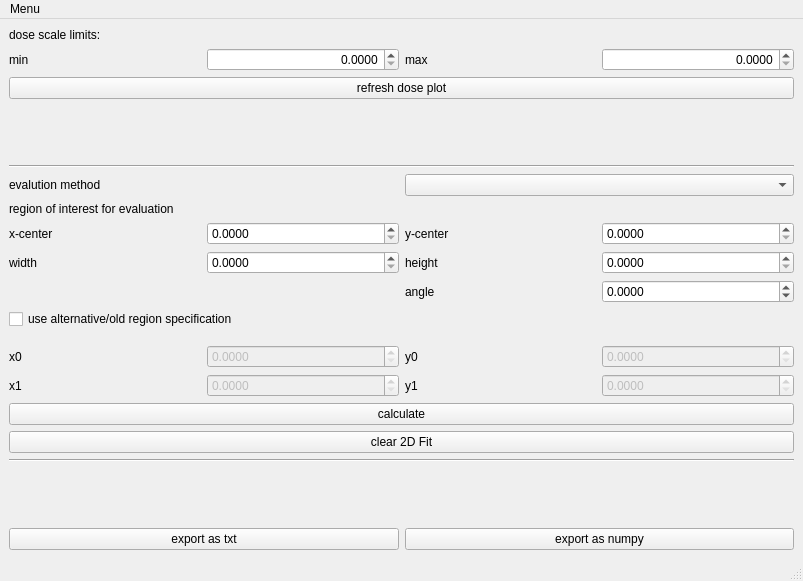
<?xml version="1.0" encoding="UTF-8"?>
<ui version="4.0">
 <class>doseWindow</class>
 <widget class="QMainWindow" name="doseWindow">
  <property name="geometry">
   <rect>
    <x>0</x>
    <y>0</y>
    <width>803</width>
    <height>581</height>
   </rect>
  </property>
  <property name="windowTitle">
   <string>Dose-Distribution</string>
  </property>
  <widget class="QWidget" name="centralwidget">
   <layout class="QHBoxLayout" name="horizontalLayout_2">
    <item>
     <layout class="QVBoxLayout" name="imageLayout"/>
    </item>
    <item>
     <layout class="QVBoxLayout" name="verticalLayout_2">
      <item>
       <widget class="QLabel" name="label">
        <property name="text">
         <string>dose scale limits:</string>
        </property>
       </widget>
      </item>
      <item>
       <layout class="QHBoxLayout" name="horizontalLayout">
        <item>
         <widget class="QLabel" name="label_2">
          <property name="text">
           <string>min</string>
          </property>
         </widget>
        </item>
        <item>
         <widget class="QDoubleSpinBox" name="doseMin">
          <property name="alignment">
           <set>Qt::AlignRight|Qt::AlignTrailing|Qt::AlignVCenter</set>
          </property>
          <property name="decimals">
           <number>4</number>
          </property>
         </widget>
        </item>
        <item>
         <widget class="QLabel" name="label_3">
          <property name="text">
           <string>max</string>
          </property>
         </widget>
        </item>
        <item>
         <widget class="QDoubleSpinBox" name="doseMax">
          <property name="alignment">
           <set>Qt::AlignRight|Qt::AlignTrailing|Qt::AlignVCenter</set>
          </property>
          <property name="decimals">
           <number>4</number>
          </property>
         </widget>
        </item>
       </layout>
      </item>
      <item>
       <widget class="QPushButton" name="refreshButton">
        <property name="text">
         <string>refresh dose plot</string>
        </property>
       </widget>
      </item>
      <item>
       <spacer name="verticalSpacer_2">
        <property name="orientation">
         <enum>Qt::Vertical</enum>
        </property>
        <property name="sizeHint" stdset="0">
         <size>
          <width>20</width>
          <height>40</height>
         </size>
        </property>
       </spacer>
      </item>
      <item>
       <widget class="Line" name="line">
        <property name="orientation">
         <enum>Qt::Horizontal</enum>
        </property>
       </widget>
      </item>
      <item>
       <layout class="QHBoxLayout" name="horizontalLayout_3">
        <property name="topMargin">
         <number>0</number>
        </property>
        <item>
         <widget class="QLabel" name="label_9">
          <property name="text">
           <string>evalution method</string>
          </property>
         </widget>
        </item>
        <item>
         <widget class="QComboBox" name="evalFunction"/>
        </item>
       </layout>
      </item>
      <item>
       <widget class="QLabel" name="label_10">
        <property name="text">
         <string>region of interest for evaluation</string>
        </property>
       </widget>
      </item>
      <item>
       <layout class="QGridLayout" name="newInputGrid">
        <property name="leftMargin">
         <number>0</number>
        </property>
        <property name="topMargin">
         <number>0</number>
        </property>
        <item row="1" column="0">
         <widget class="QLabel" name="label_5">
          <property name="text">
           <string>width</string>
          </property>
         </widget>
        </item>
        <item row="1" column="3">
         <widget class="QDoubleSpinBox" name="height">
          <property name="toolTip">
           <string>height (y-direction), not used for profile</string>
          </property>
          <property name="decimals">
           <number>4</number>
          </property>
          <property name="singleStep">
           <double>0.010000000000000</double>
          </property>
         </widget>
        </item>
        <item row="0" column="0">
         <widget class="QLabel" name="label_4">
          <property name="text">
           <string>x-center</string>
          </property>
         </widget>
        </item>
        <item row="1" column="2">
         <widget class="QLabel" name="label_7">
          <property name="text">
           <string>height</string>
          </property>
         </widget>
        </item>
        <item row="0" column="3">
         <widget class="QDoubleSpinBox" name="yCenter">
          <property name="toolTip">
           <string>y coordinate of the center of the ROI</string>
          </property>
          <property name="decimals">
           <number>4</number>
          </property>
          <property name="singleStep">
           <double>0.010000000000000</double>
          </property>
         </widget>
        </item>
        <item row="0" column="2">
         <widget class="QLabel" name="label_6">
          <property name="text">
           <string>y-center</string>
          </property>
         </widget>
        </item>
        <item row="1" column="1">
         <widget class="QDoubleSpinBox" name="width">
          <property name="toolTip">
           <string>width (x-direction) of ROI or length of profile</string>
          </property>
          <property name="decimals">
           <number>4</number>
          </property>
          <property name="singleStep">
           <double>0.010000000000000</double>
          </property>
         </widget>
        </item>
        <item row="0" column="1">
         <widget class="QDoubleSpinBox" name="xCenter">
          <property name="toolTip">
           <string>x coordinate of the center of the ROI</string>
          </property>
          <property name="decimals">
           <number>4</number>
          </property>
          <property name="singleStep">
           <double>0.010000000000000</double>
          </property>
         </widget>
        </item>
        <item row="2" column="3">
         <widget class="QDoubleSpinBox" name="angle">
          <property name="toolTip">
           <string>roation angle of ROI (counter clockwise)</string>
          </property>
          <property name="decimals">
           <number>4</number>
          </property>
          <property name="minimum">
           <double>-360.000000000000000</double>
          </property>
          <property name="maximum">
           <double>360.000000000000000</double>
          </property>
         </widget>
        </item>
        <item row="2" column="2">
         <widget class="QLabel" name="label_8">
          <property name="text">
           <string>angle</string>
          </property>
         </widget>
        </item>
       </layout>
      </item>
      <item>
       <layout class="QHBoxLayout" name="horizontalLayout_4">
        <property name="topMargin">
         <number>0</number>
        </property>
        <item>
         <widget class="QCheckBox" name="alternateSpecToggle">
          <property name="text">
           <string>use alternative/old region specification</string>
          </property>
         </widget>
        </item>
       </layout>
      </item>
      <item>
       <layout class="QGridLayout" name="oldInputGrid">
        <property name="topMargin">
         <number>10</number>
        </property>
        <item row="0" column="1">
         <widget class="QDoubleSpinBox" name="x0">
          <property name="enabled">
           <bool>false</bool>
          </property>
          <property name="decimals">
           <number>4</number>
          </property>
          <property name="singleStep">
           <double>0.010000000000000</double>
          </property>
         </widget>
        </item>
        <item row="1" column="1">
         <widget class="QDoubleSpinBox" name="x1">
          <property name="enabled">
           <bool>false</bool>
          </property>
          <property name="decimals">
           <number>4</number>
          </property>
          <property name="singleStep">
           <double>0.010000000000000</double>
          </property>
         </widget>
        </item>
        <item row="1" column="3">
         <widget class="QDoubleSpinBox" name="y1">
          <property name="enabled">
           <bool>false</bool>
          </property>
          <property name="decimals">
           <number>4</number>
          </property>
          <property name="singleStep">
           <double>0.010000000000000</double>
          </property>
         </widget>
        </item>
        <item row="0" column="3">
         <widget class="QDoubleSpinBox" name="y0">
          <property name="enabled">
           <bool>false</bool>
          </property>
          <property name="decimals">
           <number>4</number>
          </property>
          <property name="singleStep">
           <double>0.010000000000000</double>
          </property>
         </widget>
        </item>
        <item row="0" column="0">
         <widget class="QLabel" name="label_11">
          <property name="text">
           <string>x0</string>
          </property>
         </widget>
        </item>
        <item row="1" column="0">
         <widget class="QLabel" name="label_12">
          <property name="text">
           <string>x1</string>
          </property>
         </widget>
        </item>
        <item row="0" column="2">
         <widget class="QLabel" name="label_13">
          <property name="text">
           <string>y0</string>
          </property>
         </widget>
        </item>
        <item row="1" column="2">
         <widget class="QLabel" name="label_14">
          <property name="text">
           <string>y1</string>
          </property>
         </widget>
        </item>
       </layout>
      </item>
      <item>
       <widget class="QPushButton" name="calculateButton">
        <property name="text">
         <string>calculate</string>
        </property>
       </widget>
      </item>
      <item>
       <widget class="QPushButton" name="clearFitButton">
        <property name="toolTip">
         <string>remove the contour plot and the center marker created by 2D fit from the dose plot</string>
        </property>
        <property name="text">
         <string>clear 2D Fit</string>
        </property>
       </widget>
      </item>
      <item>
       <widget class="Line" name="line_2">
        <property name="orientation">
         <enum>Qt::Horizontal</enum>
        </property>
       </widget>
      </item>
      <item>
       <spacer name="verticalSpacer">
        <property name="orientation">
         <enum>Qt::Vertical</enum>
        </property>
        <property name="sizeHint" stdset="0">
         <size>
          <width>20</width>
          <height>40</height>
         </size>
        </property>
       </spacer>
      </item>
      <item>
       <layout class="QHBoxLayout" name="horizontalLayout_5">
        <property name="topMargin">
         <number>0</number>
        </property>
        <item>
         <widget class="QPushButton" name="exportTxtButton">
          <property name="toolTip">
           <string>export the dose distribution into a txt file to use elsewhere (seperator is tab)</string>
          </property>
          <property name="text">
           <string>export as txt</string>
          </property>
         </widget>
        </item>
        <item>
         <widget class="QPushButton" name="exportNpButton">
          <property name="toolTip">
           <string>export the dose distribution into a npy file which can be loaded by numpy.load() in python (smaller than txt)</string>
          </property>
          <property name="text">
           <string>export as numpy</string>
          </property>
         </widget>
        </item>
       </layout>
      </item>
     </layout>
    </item>
   </layout>
  </widget>
  <widget class="QMenuBar" name="menubar">
   <property name="geometry">
    <rect>
     <x>0</x>
     <y>0</y>
     <width>803</width>
     <height>19</height>
    </rect>
   </property>
   <widget class="QMenu" name="menuMenu">
    <property name="title">
     <string>Menu</string>
    </property>
    <addaction name="actionAdvanced_settings"/>
    <addaction name="separator"/>
    <addaction name="actionClose"/>
   </widget>
   <addaction name="menuMenu"/>
  </widget>
  <widget class="QStatusBar" name="statusbar"/>
  <action name="actionAdvanced_settings">
   <property name="text">
    <string>Advanced settings</string>
   </property>
  </action>
  <action name="actionClose">
   <property name="text">
    <string>Close</string>
   </property>
  </action>
 </widget>
 <tabstops>
  <tabstop>doseMin</tabstop>
  <tabstop>doseMax</tabstop>
  <tabstop>refreshButton</tabstop>
  <tabstop>evalFunction</tabstop>
  <tabstop>xCenter</tabstop>
  <tabstop>yCenter</tabstop>
  <tabstop>width</tabstop>
  <tabstop>height</tabstop>
  <tabstop>angle</tabstop>
  <tabstop>alternateSpecToggle</tabstop>
  <tabstop>x0</tabstop>
  <tabstop>y0</tabstop>
  <tabstop>x1</tabstop>
  <tabstop>y1</tabstop>
  <tabstop>calculateButton</tabstop>
 </tabstops>
 <resources/>
 <connections/>
</ui>
